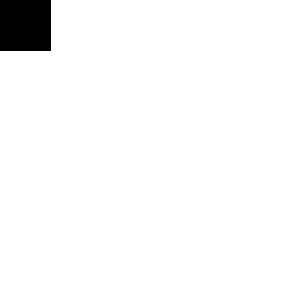
Frame 1 (no input)
Frame 60 (the mouse pressed at the canvas centre just before this capture): identical to frame 1, image omitted
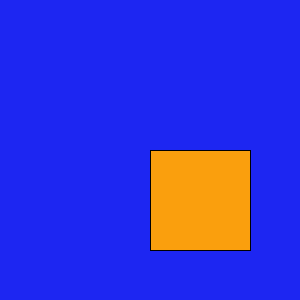
Frame 120 (the mouse held since frame 60 and released just before this capture)

The Processing sketch that drew these frames (run headless with seeded random() and noise(); from frame 60 on, the mouse is pressed at the canvas centre):

// Processing sketch: processing_36400
// ── processing_36400.pde


void setup(){
  size(300,300);
}

void draw(){
  
  //white background with small black box
  if(mouseY < height/2){ 
    background(255);
    fill(0);
    rect(mouseX,mouseY,50,50);
    
    //blue background with large orange box
  }else{
    background(29,38,242);
    fill(250,159,13);
    rect(mouseX,mouseY,100,100);
  }
}
